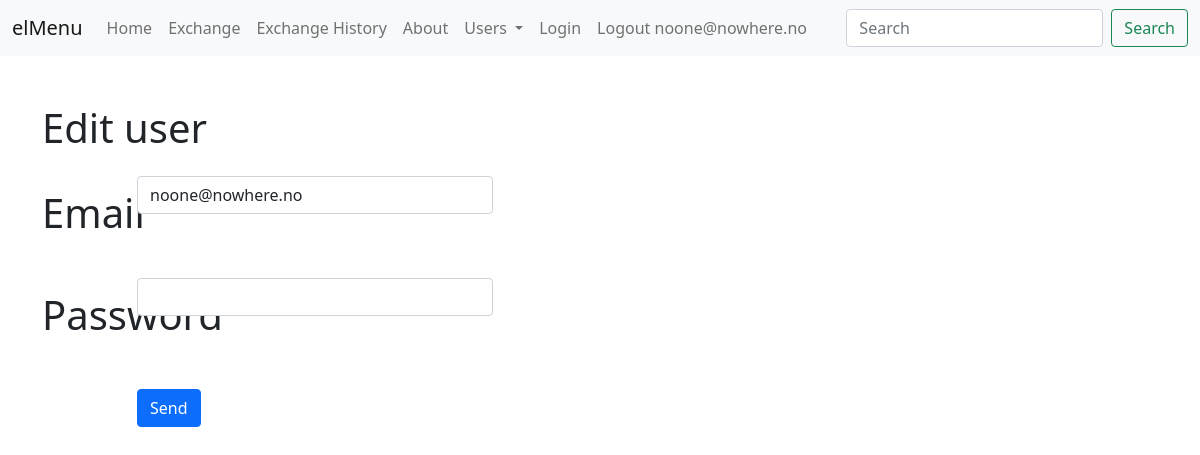
Before: /edit_user/osr (signed in) with the older database file.
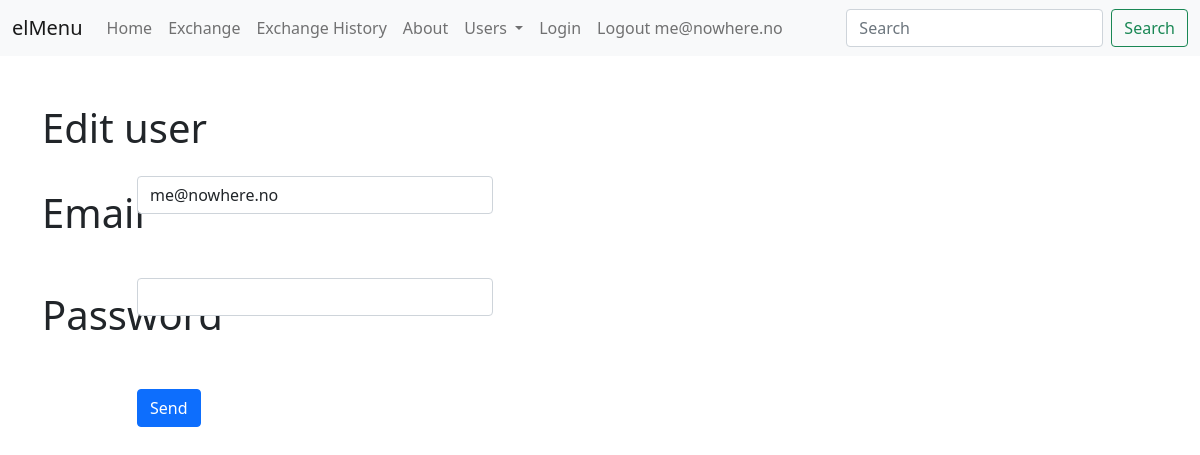
After: the same page with the newer database file.
### tables this page shows
CREATE TABLE users(
id integer primary key autoincrement,
name varchar(100) not null unique,
email varchar(100) not null unique,
password text,
is_active boolean not null default 0,
is_admin boolean not null default 0
);

### app.py (the view, shortened to what this page needs)
@app.route('/edit_user/<user_name>', methods = ['POST','GET'])
def edit_user(user_name):
    db = get_db()
    sql_statement = 'select name, email from users where name = ?;'
    cur = db.execute(sql_statement, [user_name])
    user = cur.fetchone()
    message = None
    if user == None:
        flash('No such user')
        return redirect(url_for('users'))
    if request.method == 'GET':
        return render_template('edit_user.html', active_menu='users', user=user)

### app.py (called while the page is built)
def get_db():
    if not hasattr(g, 'sqlite_db'):
        conn = sqlite3.connect(app_info['db_file'])
        conn.row_factory = sqlite3.Row
        g.sqlite_db = conn
    return g.sqlite_db

### templates/edit_user.html
{% extends "base.html" %}
{% block content %}
<div class="container">
    <div class="row mb-3">
        <div class="col-5 h1">Edit user {{ user_name }} </div>
    </div>
    <form id="user_form" action="{{ url_for('edit_user', user_name=user.name) }}" method="POST">
        <div class="row mb-3">
            <div class="col-1 col-form-label"><label for="email">Email</label></div>
            <div class="col-4">
                <input type="text" id="email" name="email" value="{{ user.email }}" class="form-control"><br>
            </div>
        </div>
        <div class="row  mb-3">
            <div class="col-1 col-form-label"><label for="user_pass">Password</label></div>
            <div class="col-4">
                <input type="password" id="user_pass" name="user_pass" class="form-control"><br>
            </div>
        </div>
        <div class="row mb-3">
            <div class="col-1"></div>
            <div class="col-2"><input type="submit" value="Send" class="btn btn-primary"></div>
        </div>
    </form>
</div>
{% endblock %}

### templates/menu.html (shortened to what this page needs)
{% block navbar %}
<nav class="navbar navbar-expand-lg navbar-light bg-light">
    <div class="container-fluid">
        <a class="navbar-brand" href="#">elMenu</a>
        <div class="collapse navbar-collapse" id="navbarSupportedContent">
            <ul class="navbar-nav me-auto mb-2 mb-lg-0">
                <li class="nav-item">
                    <a class="nav-link {{ 'active' if active_menu=='home' }}" aria-current="page"
                       href="{{ url_for('index') }}">Home</a>
                </li>
                <li class="nav-item">
                    <a class="nav-link {{ 'active' if active_menu=='exchange' }}" href="{{ url_for('exchange') }}">Exchange</a>
                </li>
                <li class="nav-item">
                    <a class="nav-link {{ 'active' if active_menu=='history' }}" href="{{ url_for('history') }}">Exchange
                        History</a>
                </li>
                <li class="nav-item">
                    <a class="nav-link {{ 'active' if active_menu=='about' }}" href="#">About</a>
                </li>
                <li class="nav-item dropdown">
                    <a class="nav-link dropdown-toggle" href="#" id="navbarDropdown" role="button"
                       data-bs-toggle="dropdown" aria-expanded="false">
                        Users
                    </a>
                </li>
                <li class="nav-item">
                    <a class="nav-link {{ 'active' if active_menu=='login' }}" href="{{ url_for('login') }}"
                       tabindex="-1">Login</a>
                </li>
                <li class="nav-item">
                    <a class="nav-link {{ 'active' if active_menu=='logout' }}" href="{{ url_for('logout') }}"
                       tabindex="-1">Logout {{ session['user'] if 'user' in session }}</a>
                </li>
            </ul>
            <form class="d-flex">
                <input class="form-control me-2" type="search" placeholder="Search" aria-label="Search">
                <button class="btn btn-outline-success" type="submit">Search</button>
            </form>
        </div>
    </div>
</nav>
{% endblock %}

Changed rows visible on the page:
changed users: email "noone@nowhere.no" → "me@nowhere.no"
